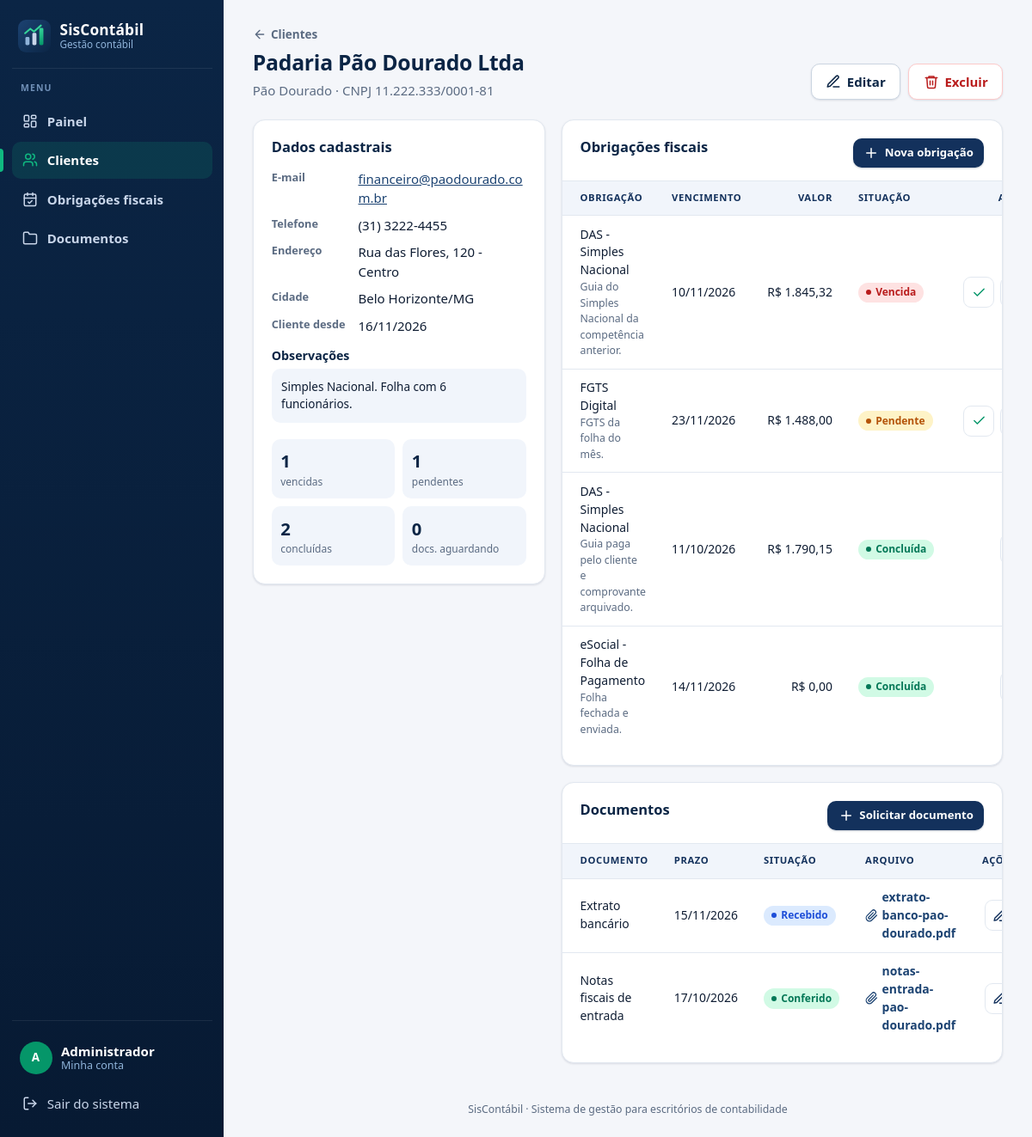
The app's page /index.php?r=clientes/ver&id=1 (signed in) with its own data.
### tables this page shows
CREATE TABLE clientes (
    id             INT UNSIGNED NOT NULL AUTO_INCREMENT,
    nome           VARCHAR(150) NOT NULL COMMENT 'Nome (pessoa física) ou razão social (empresa)',
    nome_fantasia  VARCHAR(150) NULL,
    documento      VARCHAR(14)  NOT NULL COMMENT 'CPF (11) ou CNPJ (14), só números',
    email          VARCHAR(150) NULL,
    telefone       VARCHAR(11)  NULL COMMENT 'DDD + número, só números',
    endereco       VARCHAR(200) NULL,
    cidade         VARCHAR(100) NULL,
    observacoes    TEXT         NULL,
    criado_em      DATETIME     NOT NULL DEFAULT CURRENT_TIMESTAMP,
    atualizado_em  DATETIME     NOT NULL DEFAULT CURRENT_TIMESTAMP ON UPDATE CURRENT_TIMESTAMP,
    PRIMARY KEY (id),
    UNIQUE KEY uq_clientes_documento (documento),
    KEY ix_clientes_nome (nome)
);

CREATE TABLE obrigacoes (
    id             INT UNSIGNED NOT NULL AUTO_INCREMENT,
    cliente_id     INT UNSIGNED NOT NULL,
    nome           VARCHAR(100) NOT NULL COMMENT 'Tipo da obrigação: DAS, FGTS, DCTFWeb...',
    descricao      TEXT         NULL,
    valor          DECIMAL(12,2) NOT NULL DEFAULT 0.00,
    vencimento     DATE         NOT NULL,
    status         ENUM('pendente','concluida') NOT NULL DEFAULT 'pendente',
    concluida_em   DATETIME     NULL,
    criado_em      DATETIME     NOT NULL DEFAULT CURRENT_TIMESTAMP,
    atualizado_em  DATETIME     NOT NULL DEFAULT CURRENT_TIMESTAMP ON UPDATE CURRENT_TIMESTAMP,
    PRIMARY KEY (id),
    KEY ix_obrigacoes_cliente (cliente_id),
    KEY ix_obrigacoes_status_vencimento (status, vencimento),
    CONSTRAINT fk_obrigacoes_cliente FOREIGN KEY (cliente_id)
        REFERENCES clientes (id) ON DELETE CASCADE ON UPDATE CASCADE,
    CONSTRAINT ck_obrigacoes_valor CHECK (valor >= 0)
);

CREATE TABLE documentos (
    id               INT UNSIGNED NOT NULL AUTO_INCREMENT,
    cliente_id       INT UNSIGNED NOT NULL,
    titulo           VARCHAR(150) NOT NULL COMMENT 'Documento solicitado',
    descricao        TEXT         NULL,
    data_limite      DATE         NOT NULL COMMENT 'Prazo para o cliente enviar',
    situacao         ENUM('aguardando','recebido','conferido') NOT NULL DEFAULT 'aguardando',
    arquivo_nome     VARCHAR(200) NULL COMMENT 'Nome original do arquivo enviado',
    arquivo_salvo    VARCHAR(60)  NULL COMMENT 'Nome aleatório em storage/uploads',
    arquivo_tipo     VARCHAR(100) NULL,
    arquivo_tamanho  INT UNSIGNED NULL,
    enviado_em       DATETIME     NULL,
    criado_em        DATETIME     NOT NULL DEFAULT CURRENT_TIMESTAMP,
    atualizado_em    DATETIME     NOT NULL DEFAULT CURRENT_TIMESTAMP ON UPDATE CURRENT_TIMESTAMP,
    PRIMARY KEY (id),
    KEY ix_documentos_cliente (cliente_id),
    KEY ix_documentos_situacao_prazo (situacao, data_limite),
    CONSTRAINT fk_documentos_cliente FOREIGN KEY (cliente_id)
        REFERENCES clientes (id) ON DELETE CASCADE ON UPDATE CASCADE
);

### app/Views/clientes/ver.php (the view, shortened to what the rows shown need)
<?php
$contagem = ['pendente' => 0, 'vencida' => 0, 'concluida' => 0];
foreach ($obrigacoes as $o) {
    $contagem[$o['situacao']]++;
}
$docsAguardando = count(array_filter($documentos, static fn ($d) => $d['situacao'] === 'aguardando'));
?>
<div class="cabecalho">
    <div>
        <a class="link-voltar" href="<?= e(url('clientes')) ?>"><?= icone('voltar') ?> Clientes</a>
        <h1><?= e($cliente['nome']) ?></h1>
        <p class="cabecalho__sub">
            <?= $cliente['nome_fantasia'] ? e($cliente['nome_fantasia']) . ' · ' : '' ?>
            <?= strlen($cliente['documento']) === 14 ? 'CNPJ' : 'CPF' ?> <?= e(documento_formatado($cliente['documento'])) ?>
        </p>
    </div>
</div>
<div class="grade-ficha">
    <section class="cartao ficha">
        <h2>Dados cadastrais</h2>
        <dl class="dados">
            <dt>E-mail</dt><dd><?= $cliente['email'] ? '<a href="mailto:' . e($cliente['email']) . '">' . e($cliente['email']) . '</a>' : '—' ?></dd>
            <dt>Telefone</dt><dd><?= e($cliente['telefone'] ? telefone_formatado($cliente['telefone']) : '—') ?></dd>
            <dt>Endereço</dt><dd><?= e($cliente['endereco'] ?? '—') ?></dd>
            <dt>Cidade</dt><dd><?= e($cliente['cidade'] ?? '—') ?></dd>
            <dt>Cliente desde</dt><dd><?= e(data_br($cliente['criado_em'])) ?></dd>
        </dl>
        <?php if ($cliente['observacoes']): ?>
            <h3>Observações</h3>
            <p class="observacoes"><?= nl2br(e($cliente['observacoes'])) ?></p>
        <?php endif; ?>
        <div class="mini-indicadores">
            <div><strong><?= $contagem['vencida'] ?></strong><span>vencidas</span></div>
            <div><strong><?= $contagem['pendente'] ?></strong><span>pendentes</span></div>
            <div><strong><?= $contagem['concluida'] ?></strong><span>concluídas</span></div>
            <div><strong><?= $docsAguardando ?></strong><span>docs. aguardando</span></div>
        </div>
    </section>
    <div class="pilha">
        <section class="cartao">
            <div class="cartao__cabecalho">
                <h2>Obrigações fiscais</h2>
            </div>
            <?php if ($obrigacoes === []): ?>
                <?php $mensagemVazio = 'Nenhuma obrigação cadastrada para este cliente.'; require RAIZ . '/app/Views/partials/vazio.php'; ?>
            <?php else: ?>
                <div class="tabela-rolagem">
                    <table class="tabela">
                        <thead><tr><th>Obrigação</th><th>Vencimento</th><th class="numero">Valor</th><th>Situação</th><th class="acoes-titulo">Ações</th></tr></thead>
                        <tbody>
                        <?php foreach ($obrigacoes as $o): ?>
                            <tr>
                                <td><?= e($o['nome']) ?><?php if ($o['descricao']): ?><small class="sublinha"><?= e(mb_strimwidth($o['descricao'], 0, 70, '…')) ?></small><?php endif; ?></td>
                                <td class="nao-quebra"><?= e(data_br($o['vencimento'])) ?></td>
                                <td class="numero"><?= e(dinheiro($o['valor'])) ?></td>
                                <td><?= selo_obrigacao($o['situacao']) ?></td>
                                <td class="acoes">
                                    <?php if ($o['situacao'] !== 'concluida'): ?>
                                        <form method="post" action="<?= e(url('obrigacoes/concluir')) ?>">
                                            <button type="submit" class="botao-icone botao-icone--sucesso" title="Marcar como concluída"><?= icone('check') ?><span class="oculto">Concluir <?= e($o['nome']) ?></span></button>
                                        </form>
                                    <?php endif; ?>
                                </td>
                            </tr>
                        <?php endforeach; ?>
                        </tbody>
                    </table>
                </div>
            <?php endif; ?>
        </section>
        <section class="cartao">
            <div class="cartao__cabecalho">
                <h2>Documentos</h2>
            </div>
            <?php if ($documentos === []): ?>
                <?php $mensagemVazio = 'Nenhum documento solicitado a este cliente.'; require RAIZ . '/app/Views/partials/vazio.php'; ?>
            <?php else: ?>
                <div class="tabela-rolagem">
                    <table class="tabela">
                        <thead><tr><th>Documento</th><th>Prazo</th><th>Situação</th><th>Arquivo</th><th class="acoes-titulo">Ações</th></tr></thead>
                        <tbody>
                        <?php foreach ($documentos as $d): ?>
                            <tr>
                                <td><?= e($d['titulo']) ?></td>
                                <td class="nao-quebra"><?= e(data_br($d['data_limite'])) ?></td>
                                <td><?= selo_documento($d['situacao'], (bool) $d['atrasado']) ?></td>
                                <td>
                                    <?php if ($d['arquivo_salvo']): ?>
                                        <a class="arquivo" href="<?= e(url('documentos/arquivo', ['id' => $d['id']])) ?>" target="_blank" rel="noopener">
                                            <?= icone('anexo') ?> <?= e(mb_strimwidth($d['arquivo_nome'], 0, 30, '…')) ?>
                                        </a>
                                    <?php else: ?>
                                        <span class="texto-suave">—</span>
                                    <?php endif; ?>
                                </td>
                                <td class="acoes">
                                    <a class="botao-icone" href="<?= e(url('documentos/form', ['id' => $d['id']])) ?>" title="Editar / anexar"><?= icone('editar') ?><span class="oculto">Editar <?= e($d['titulo']) ?></span></a>
                                </td>
                            </tr>
                        <?php endforeach; ?>
                        </tbody>
                    </table>
                </div>
            <?php endif; ?>
        </section>
    </div>
</div>

### app/Core/helpers.php (shortened to what the rows shown need)
<?php
function config(string $chave): mixed
{
    static $config = null;
    $config ??= require RAIZ . '/app/Config/config.php';
    $valor = $config;
    foreach (explode('.', $chave) as $parte) {
        $valor = $valor[$parte];
    }
    return $valor;
}
function e(mixed $valor): string
{
    return htmlspecialchars((string) $valor, ENT_QUOTES | ENT_SUBSTITUTE, 'UTF-8');
}
function url(string $rota = 'dashboard', array $parametros = []): string
{
    $parametros = array_filter($parametros, static fn ($v) => $v !== null && $v !== '');
    $consulta = http_build_query($parametros);
    return $_SERVER['SCRIPT_NAME'] . '?r=' . $rota . ($consulta !== '' ? '&' . $consulta : '');
}
function selo(string $texto, string $tom): string
{
    return '<span class="selo selo--' . e($tom) . '">' . e($texto) . '</span>';
}
function dinheiro(mixed $valor): string
{
    return 'R$ ' . number_format((float) $valor, 2, ',', '.');
}
function data_br(?string $data): string
{
    $dt = DateTime::createFromFormat('!Y-m-d', substr($data, 0, 10));
    return $dt ? $dt->format('d/m/Y') : '—';
}
function documento_formatado(?string $numeros): string
{
    $numeros = (string) $numeros;
    if (strlen($numeros) === 14) {
        return vsprintf('%s.%s.%s/%s-%s', [substr($numeros, 0, 2), substr($numeros, 2, 3), substr($numeros, 5, 3), substr($numeros, 8, 4), substr($numeros, 12)]);
    }
    return $numeros;
}
function telefone_formatado(?string $numeros): string
{
    $numeros = (string) $numeros;
    return match (strlen($numeros)) {
        11 => sprintf('(%s) %s-%s', substr($numeros, 0, 2), substr($numeros, 2, 5), substr($numeros, 7)),
        10 => sprintf('(%s) %s-%s', substr($numeros, 0, 2), substr($numeros, 2, 4), substr($numeros, 6)),
        default => $numeros,
    };
}
function icone(string $nome, string $classe = 'icone'): string
{
    $desenho = $desenhos[$nome] ?? '';
    return '<svg class="' . e($classe) . '" viewBox="0 0 24 24" fill="none" stroke="currentColor" stroke-width="2" '
        . 'stroke-linecap="round" stroke-linejoin="round" aria-hidden="true" focusable="false">' . $desenho . '</svg>';
}
function selo_obrigacao(string $situacao): string
{
    [$rotulo, $tom] = \App\Models\Obrigacao::SITUACOES[$situacao] ?? [$situacao, 'neutro'];
    return selo($rotulo, $tom);
}
function selo_documento(string $situacao, bool $atrasado = false): string
{
    [$rotulo, $tom] = \App\Models\Documento::SITUACOES[$situacao] ?? [$situacao, 'neutro'];
    return selo($rotulo, $tom);
}

### records on screen
clientes: nome "Padaria Pão Dourado Ltda", nome_fantasia "Pão Dourado", documento "11.222.333/0001-81", email "financeiro@paodourado.com.br", telefone "(31) 3222-4455", endereco "Rua das Flores, 120 - Centro", cidade "Belo Horizonte/MG", criado_em "16/11/2026", observacoes "Simples Nacional. Folha com 6 funcionários."
obrigacoes: nome "DAS - Simples Nacional", descricao "Guia do Simples Nacional da competência anterior.", vencimento "10/11/2026", valor "R$ 1.845,32", texto "Vencida"
obrigacoes: nome "FGTS Digital", descricao "FGTS da folha do mês.", vencimento "23/11/2026", valor "R$ 1.488,00", texto "Pendente"
obrigacoes: nome "DAS - Simples Nacional", descricao "Guia paga pelo cliente e comprovante arquivado.", vencimento "11/10/2026", valor "R$ 1.790,15", texto "Concluída"
obrigacoes: nome "eSocial - Folha de Pagamento", descricao "Folha fechada e enviada.", vencimento "14/11/2026", valor "R$ 0,00", texto "Concluída"
documentos: titulo "Extrato bancário", data_limite "15/11/2026", texto "Recebido", arquivo_nome "extrato-banco-pao-dourado.pdf"
documentos: titulo "Notas fiscais de entrada", data_limite "17/10/2026", texto "Conferido", arquivo_nome "notas-entrada-pao-dourado.pdf"

### other values on screen
config('app.nome') "SisContábil"
$rotulo "Painel"
$rotulo "Clientes"
$rotulo "Obrigações fiscais"
$rotulo "Documentos"
$iniciais "A"
$usuarioLogado['nome'] "Administrador"
$contagem['vencida'] "1"
$contagem['pendente'] "1"
$contagem['concluida'] "2"
$docsAguardando "0"
